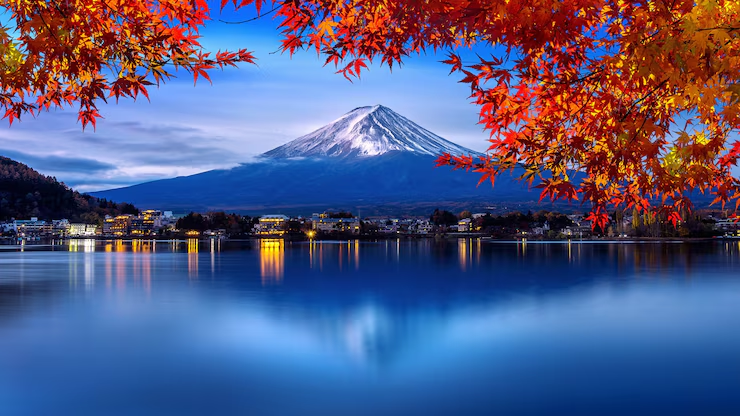
//> input picture output/image.png, 740 x 416 px
$ ./main   (built with g++ and OpenCV 4)
//> lines starting //> are read from the running program, lines starting //| are printed output that depends on the picture; after the words box and inside, x2 and y2 are one past the last pixel; in counts of white or black regions, pixels touching at a corner belong together
//> further down, image is the input picture: 416 rows x 740 cols, CV_8UC3; mean B, G, R 130.8, 89.2, 83.3
### utils/filters.hpp
#pragma once
#include <opencv2/opencv.hpp>

// cv::Mat adaptiveMedianFilter(const cv::Mat &src, int maxWindowSize = 7);
cv::Mat adaptiveMedianFilter(const cv::Mat src);

cv::Mat wienerFilter(const cv::Mat &input, int ksize = 5, double noiseVariance = 400.0);

cv::Mat anisotropicDiffusion(const cv::Mat &inputImage, int iterations = 15, float lambda = 0.25, float k = 15.0);

### utils/noise.hpp
#ifndef NOISE_UTILS_HPP
#define NOISE_UTILS_HPP

#include <opencv2/opencv.hpp>

cv::Mat addGaussianNoise(const cv::Mat &src, double mean = 0.9, double stddev = 15.0);
cv::Mat addSaltAndPepperNoise(const cv::Mat &src, double amount = 0.01);
// void addSaltAndPepperNoise(cv::Mat &src, double pa = 0.00000000001, double pb = 0.00000000001);
cv::Mat addSpeckleNoise(const cv::Mat &src, double variance = 0.01);

#endif // NOISE_UTILS_HPP

### utils/filters.cpp
#include "filters.hpp"
#include <opencv2/imgproc.hpp>
#include <cmath>
using namespace std;
using namespace cv;
// 1. Adaptive Median Filter
uchar adaptiveProcess(const Mat &im, int row, int col, int kernelSize, int maxSize)
{
    vector<uchar> pixels;
    for (int a = -kernelSize / 2; a <= kernelSize / 2; a++)
    {
        for (int b = -kernelSize / 2; b <= kernelSize / 2; b++)
        {
            pixels.push_back(im.at<uchar>(row + a, col + b));
        }
    }
    sort(pixels.begin(), pixels.end());
    auto min = pixels[0];
    auto max = pixels[kernelSize * kernelSize - 1];
    auto med = pixels[kernelSize * kernelSize / 2];
    auto zxy = im.at<uchar>(row, col);
    if (med > min && med < max)
    {
        if (zxy > min && zxy < max)
        {
            return zxy;
        }
        else
        {
            return med;
        }
    }
    else
    {
        kernelSize += 2;
        if (kernelSize <= maxSize)
            return adaptiveProcess(im, row, col, kernelSize, maxSize);
        else
            return med;
    }
}

Mat adaptiveMedianFilter(Mat src)
{
    Mat dst;
    int minSize = 3; // 滤波器窗口的起始大小
    int maxSize = 11; // 滤波器窗口的最大尺寸
    copyMakeBorder(src, dst, maxSize / 2, maxSize / 2, maxSize / 2, maxSize / 2, BORDER_REFLECT);
    int rows = dst.rows;
    int cols = dst.cols;
    for (int j = maxSize / 2; j < rows - maxSize / 2; j++)
    {
        for (int i = maxSize / 2; i < cols * dst.channels() - maxSize / 2; i++)
        {
            dst.at<uchar>(j, i) = adaptiveProcess(dst, j, i, minSize, maxSize);
        }
    }
    return dst;
}

// Fungsi Wiener Filter
Mat wienerFilter(const Mat &input, int ksize, double noiseVariance)
{
    Mat inputF;
    input.convertTo(inputF, CV_32F);

    // Hitung rata-rata lokal
    Mat mean;
    blur(inputF, mean, Size(ksize, ksize));

    // Hitung rata-rata kuadrat
    Mat sqr;
    sqr = inputF.mul(inputF);

    Mat meanSqr;
    blur(sqr, meanSqr, Size(ksize, ksize));

    // Varians lokal
    Mat variance = meanSqr - mean.mul(mean);

    // Hindari nilai negatif (bila noiseVariance terlalu besar)
    Mat noiseMat = Mat::ones(variance.size(), CV_32F) * noiseVariance;
    Mat gain;
    divide(variance - noiseMat, variance, gain);

    // Ganti nilai NaN/inf menjadi 0
    gain.setTo(0, variance <= noiseVariance);

    Mat output = mean + gain.mul(inputF - mean);

    Mat result;
    output.convertTo(result, input.type());
    return result;
}

// Fungsi anisotropic diffusion
Mat anisotropicDiffusion(const Mat &inputImage, int iterations, float lambda, float k)
{
    // Konversi gambar ke float
    Mat img;
    inputImage.convertTo(img, CV_32F);

    Mat dst = img.clone();

    for (int i = 0; i < iterations; i++)
    {
        Mat temp = dst.clone();

        // Gradien arah (N, S, E, W)
        Mat north = Mat::zeros(dst.size(), CV_32F);
        Mat south = Mat::zeros(dst.size(), CV_32F);
        Mat east = Mat::zeros(dst.size(), CV_32F);
        Mat west = Mat::zeros(dst.size(), CV_32F);

        // Hitung gradien
        north.rowRange(0, dst.rows - 1) = temp.rowRange(1, dst.rows) - temp.rowRange(0, dst.rows - 1);
        south.rowRange(1, dst.rows) = temp.rowRange(0, dst.rows - 1) - temp.rowRange(1, dst.rows);
        east.colRange(1, dst.cols) = temp.colRange(0, dst.cols - 1) - temp.colRange(1, dst.cols);
        west.colRange(0, dst.cols - 1) = temp.colRange(1, dst.cols) - temp.colRange(0, dst.cols - 1);

        // Fungsi konduktivitas c = exp(-(grad^2 / k^2))
        Mat cN, cS, cE, cW;
        cv::exp(-(north.mul(north)) / (k * k), cN);
        cv::exp(-(south.mul(south)) / (k * k), cS);
        cv::exp(-(east.mul(east)) / (k * k), cE);
        cv::exp(-(west.mul(west)) / (k * k), cW);

        // Update citra
        dst += lambda * (cN.mul(north) + cS.mul(south) + cE.mul(east) + cW.mul(west));
    }

    // Konversi kembali ke tipe 8-bit untuk ditampilkan
    Mat outputImage;
    dst.convertTo(outputImage, CV_8U);
    return outputImage;
}

### utils/noise.cpp

#include "noise.hpp"
#include <random>

using namespace cv;

// Gaussian Noise
cv::Mat addGaussianNoise(const Mat &src, double mean, double stddev)
{
//> called with mean = 0.9, stddev = 15
    Mat noise = Mat(src.size(), src.type());
    randn(noise, mean, stddev);
    Mat dst;
    addWeighted(src, 1.0, noise, 1.0, 0.0, dst);
    return dst;
}

// Salt and Pepper Noise
cv::Mat addSaltAndPepperNoise(const Mat &src, double amount)
{
//> called with amount = 0.01
    Mat dst = src.clone();
    int num_salt = static_cast<int>(amount * src.total() / 2);
//> num_salt = 1539
    int num_pepper = num_salt;
//> num_pepper = 1539

    for (int i = 0; i < num_salt; i++)
    {
        int x = rand() % dst.cols;
        int y = rand() % dst.rows;
        dst.at<Vec3b>(y, x) = Vec3b(255, 255, 255);
    }
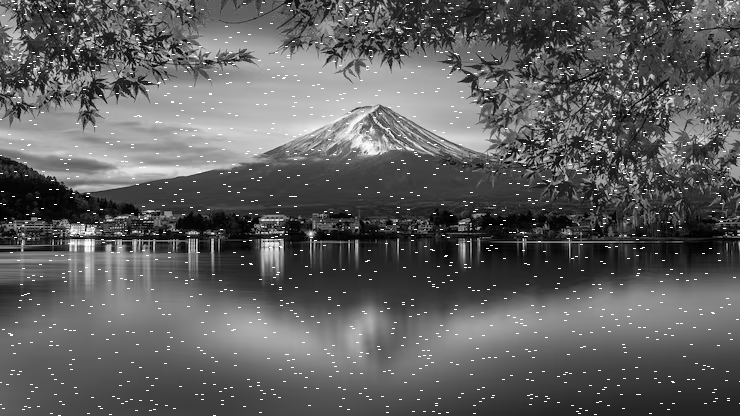
//> dst: 416 rows x 740 cols, CV_8UC1; min 0, max 255, mean 94.6

    for (int i = 0; i < num_pepper; i++)
    {
        int x = rand() % dst.cols;
        int y = rand() % dst.rows;
        dst.at<Vec3b>(y, x) = Vec3b(0, 0, 0);
    }
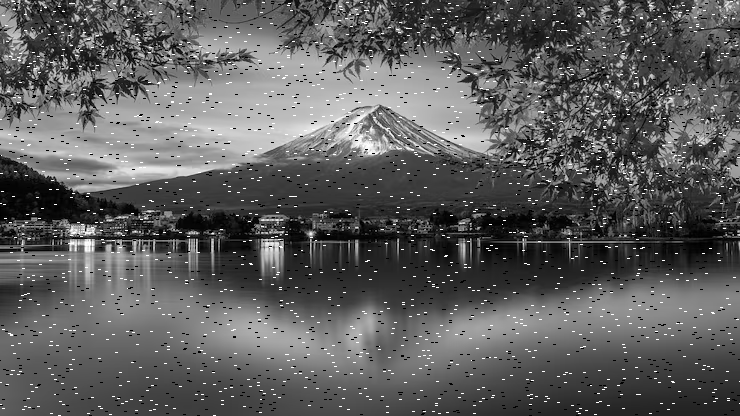
//> dst: 416 rows x 740 cols, CV_8UC1; 1.49% of pixels changed, all inside (x1, y1, x2, y2) = (0, 1, 740, 416)

    return dst;
}

// Speckle Noise
cv::Mat addSpeckleNoise(const Mat &src, double variance)
{
//> called with variance = 0.01
    Mat noise(src.size(), CV_32F);
    randn(noise, 0, sqrt(variance));

    Mat srcFloat, dst;
    src.convertTo(srcFloat, CV_32F, 1.0 / 255.0);
    Mat speckle = srcFloat + srcFloat.mul(noise);
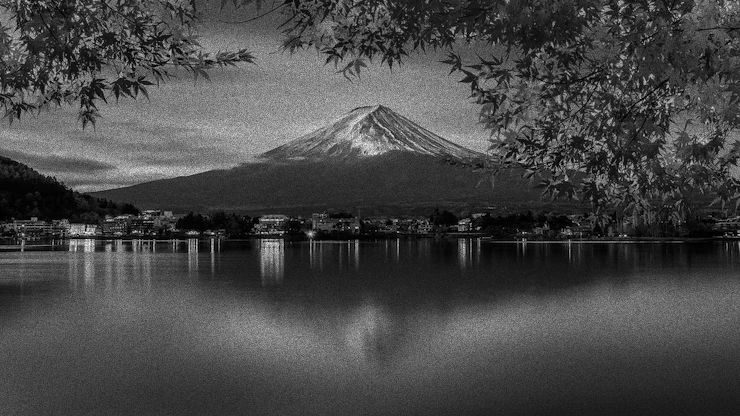
//> speckle: 416 rows x 740 cols, CV_32FC1; min 0, max 1.28, mean 0.362; drawn with min black and max white
    speckle = max(speckle, 0.0f);
    speckle = min(speckle, 1.0f);
//> speckle: 416 rows x 740 cols, CV_32FC1; 0.09% of pixels changed, all inside (x1, y1, x2, y2) = (23, 7, 727, 251)
    speckle.convertTo(dst, CV_8U, 255.0);

    return dst;
}

### main.cpp


#include <opencv2/opencv.hpp>
#include <iostream>
#include "utils/noise.hpp"
#include "utils/filters.hpp"

using namespace cv;
using namespace std;

int main()
{
    // Membaca gambar
    Mat image = imread("output/image.png");
    if (image.empty())
    {
        cout << "Gagal membuka gambar!" << endl;
        return -1;
    }

    // Mengonversi gambar ke grayscale
    Mat imgGray;
    cvtColor(image, imgGray, COLOR_BGR2GRAY);

    // Tambahkan Gaussian Noise
    Mat gaussian = addGaussianNoise(imgGray);

    // Tambahkan Salt-and-Pepper Noise pada gambar yang sudah diberi Gaussian Noise
    Mat saltpepper = addSaltAndPepperNoise(imgGray);
    // addSaltAndPepperNoise(imgGray, 0.1, 0.1);

    // Tambahkan Speckle Noise pada gambar yang sudah diberi Salt-and-Pepper Noise
    Mat speckle = addSpeckleNoise(imgGray);

    // Terapkan filter untuk noise gaussian
    Mat medianFilteredGaussian = adaptiveMedianFilter(gaussian);
    Mat wienerFilteredGaussian = wienerFilter(gaussian);
    Mat anisotropicDiffusionGaussian = anisotropicDiffusion(gaussian);

    // // Terapkan filter untuk noise saltpepper
    Mat medianFilteredSaltpepper = adaptiveMedianFilter(saltpepper);
//> after the loop in adaptiveMedianFilter (call 2), `for (int j = maxSize / 2; j < rows - maxSize / 2; j++)`:
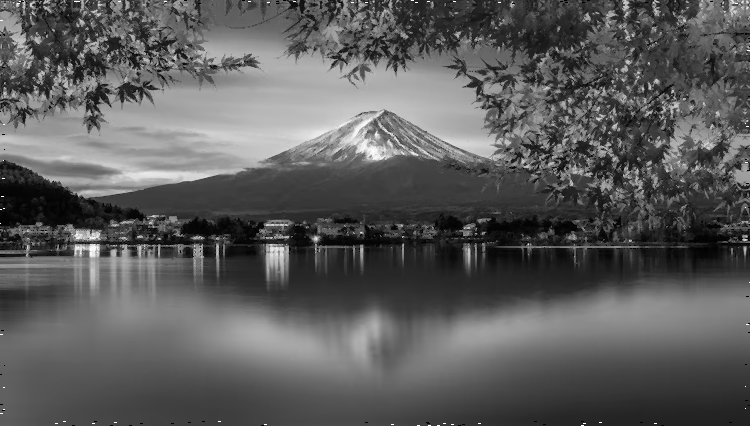
//> dst: 426 rows x 750 cols, CV_8UC1; min 0, max 255, mean 91.6
    Mat wienerFilteredSaltpepper = wienerFilter(saltpepper);
//> call 2 of wienerFilter, with ksize = 5, noiseVariance = 400
//> in wienerFilter (call 2), `Mat variance = meanSqr - mean.mul(mean);`:
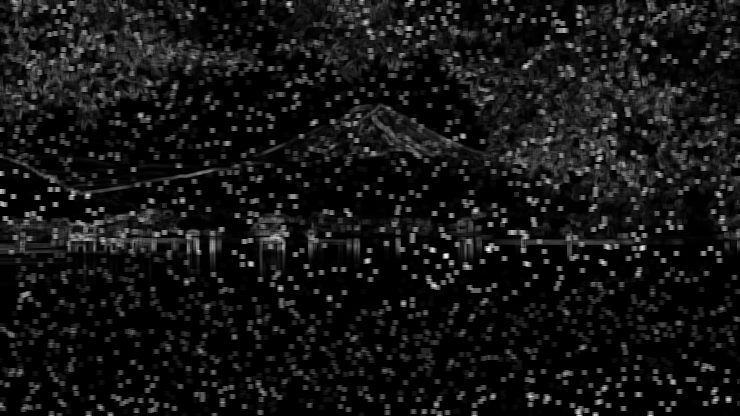
//> variance: 416 rows x 740 cols, CV_32FC1; min 0, max 11126.9, mean 920.3; drawn with min black and max white
//> in wienerFilter (call 2), `gain.setTo(0, variance <= noiseVariance);`:
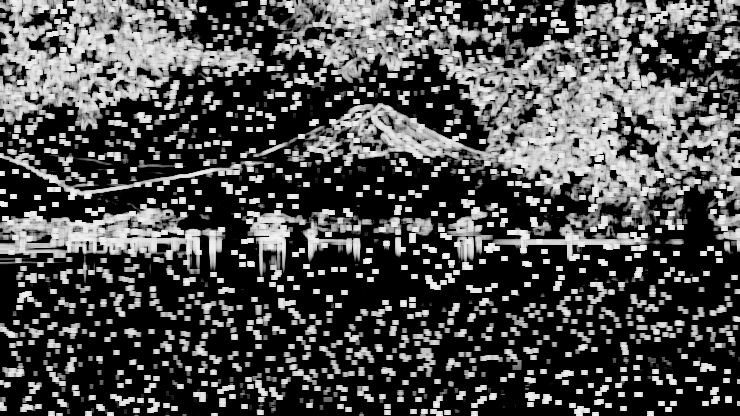
//> gain: 416 rows x 740 cols, CV_32FC1; min 0, max 0.964, mean 0.304
    Mat diffusionFilteredSaltpepper = anisotropicDiffusion(saltpepper);

    Mat medianFilteredSpeckle = adaptiveMedianFilter(speckle);
    Mat wienerFilteredSpeckle = wienerFilter(speckle);
//> call 3 of wienerFilter, with ksize = 5, noiseVariance = 400
//> in wienerFilter (call 3), `sqr = inputF.mul(inputF);`:
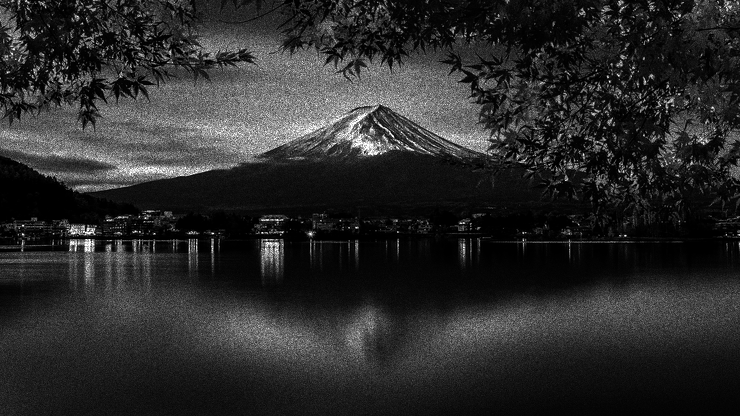
//> sqr: 416 rows x 740 cols, CV_32FC1; min 0, max 65025, mean 11092.6; drawn with min black and max white
    Mat diffusionFilteredSpeckle = anisotropicDiffusion(speckle);
    // Menampilkan gambar dengan ketiga noise

    imshow("Original", image);
    imshow("gaussian", gaussian);
    imshow("saltpepper", saltpepper);
    imshow("speckle", speckle);

    imshow("median Filtered gaussian", medianFilteredGaussian);
    imshow("wiener Filtered gaussian", wienerFilteredGaussian);
    imshow("diffusion Filtered gaussian", anisotropicDiffusionGaussian);

    imshow("median Filtered saltpepper", medianFilteredSaltpepper);
    imshow("wiener Filtered saltpepper", wienerFilteredSaltpepper);
    imshow("diffusion Filtered saltpepper", diffusionFilteredSaltpepper);

    imshow("median Filtered speckle", medianFilteredSpeckle);
    imshow("wiener Filtered speckle", wienerFilteredSpeckle);
    imshow("diffusion Filtered speckle", diffusionFilteredSpeckle);

    imwrite("output/original.png", image);
    imwrite("output/gaussian.png", gaussian);
    imwrite("output/saltpepper.png", saltpepper);
    imwrite("output/speckle.png", speckle);

    imwrite("output/median_gaussian.png", medianFilteredGaussian);
    imwrite("output/wiener_gaussian.png", wienerFilteredGaussian);
    imwrite("output/diffusion_gaussian.png", anisotropicDiffusionGaussian);

    imwrite("output/median_saltpepper.png", medianFilteredSaltpepper);
    imwrite("output/wiener_saltpepper.png", wienerFilteredSaltpepper);
    imwrite("output/diffusion_saltpepper.png", diffusionFilteredSaltpepper);

    imwrite("output/median_speckle.png", medianFilteredSpeckle);
    imwrite("output/wiener_speckle.png", wienerFilteredSpeckle);
    imwrite("output/diffusion_speckle.png", diffusionFilteredSpeckle);
    waitKey(0);

    return 0;
}
